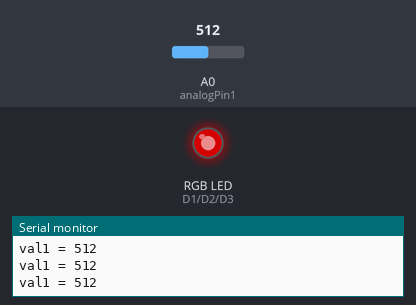
A sketch run on a simulated ESP8266 (NodeMCU). Parts: an RGB LED mixed from three pins (HIGH = lit), the last lines printed to the serial monitor. Inputs (shaded band) come from the test bench; at power-on: A0 (analogPin1) = 512. Dim RGB values are drawn brighter than linear.

Above: at 1.2 s.
1.3 s: A0 (analogPin1) set to 716
At 2.5 s:
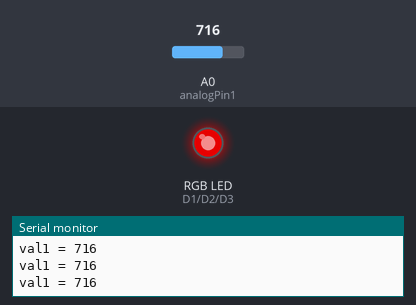
2.8 s: A0 (analogPin1) set to 11
At 4.0 s:
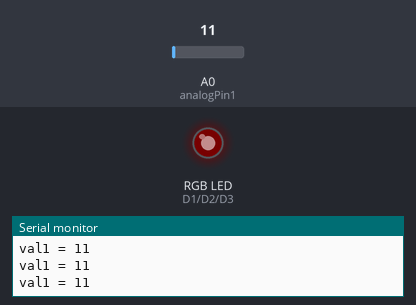
4.3 s: A0 (analogPin1) set to 8
5.8 s: A0 (analogPin1) set to 0
At 6.3 s:
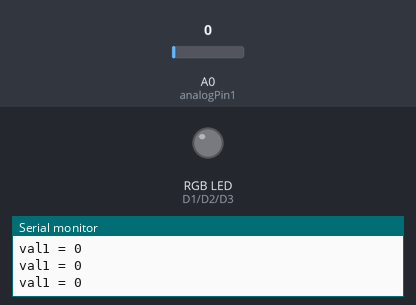
7.3 s: A0 (analogPin1) set to 990
At 8.5 s:
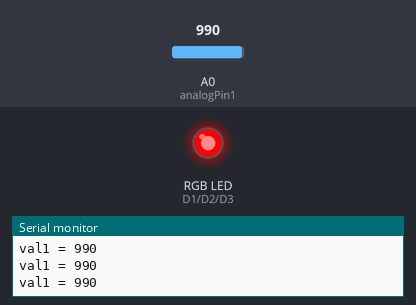
8.8 s: A0 (analogPin1) set to 1018
At 9.8 s:
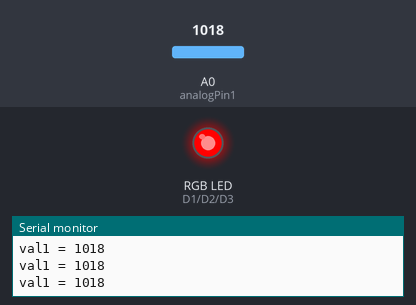
Timing chart, 0 to 11.3 s (numbered marks = the images above; inputs shaded):
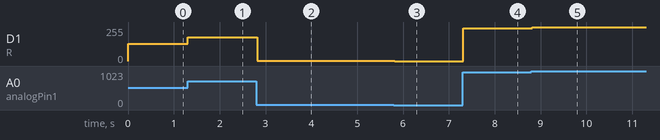

Measured:
- after the input at 1.3 s, D1 (R): 128/255 → 179/255 at once
- after the input at 2.8 s, D1 (R): 179/255 → 2/255 at once
- after the input at 5.8 s, D1 (R): 2/255 → 0/255 at once
- after the input at 7.3 s, D1 (R): 0/255 → 247/255 at once
- after the input at 8.8 s, D1 (R): 247/255 → 254/255 at once

The sketch:

3-1.ino
```cpp
int R = D1;
int G = D2;
int B = D3;
int analogPin1 =A0;
int val1 = 0;
void setup() {
pinMode(R, OUTPUT);
pinMode(G, OUTPUT);
pinMode(B, OUTPUT);
Serial.begin(9600);
}

void loop() {
  val1 = analogRead(analogPin1);  //อ่านค่าสัญญาณ analog ขา5 เว็บไว้ในตัวแปร val
  Serial.print("val1 = "); // พิมพ์ข้อมความส่งเข้าคอมพิวเตอร์ "val = "
  Serial.println(val1); // พิมพ์ค่าของตัวแปร val
  analogWrite(R, val1 / 4); // ส่งค่าสัญญาณ analog ไปควบคุมความสว่างหลอดไฟ LED
  delay(5);
}
```
